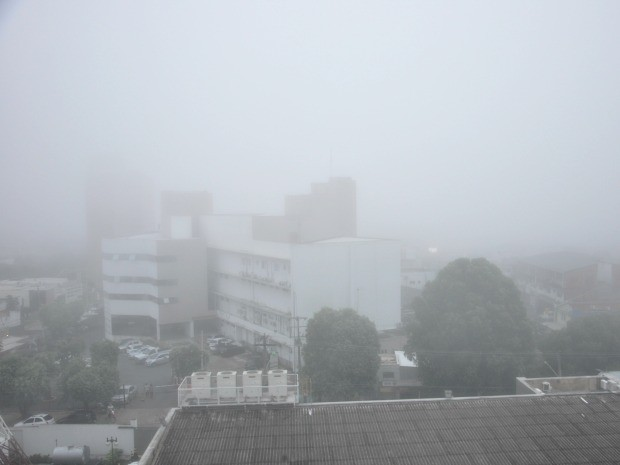
#> input picture Aula06/tempo620x465.jpg, 620 x 465 px
$ python main.py
#> lines starting #> are read from the running program, lines starting #| are printed output that depends on the picture
# import cv2
#
# img = cv2.imread("Python.jpg")#Mostrar a imagem!
#
# #=========================================================
#
#
# # img2 = cv2.imread("Python.jpg", 0)
# # cv2.imshow("PythonColorido", img)#Nome do titulo da pagina, sempre diferenciar para rodar as imagens!
# # cv2.imshow("PythonCinza", img2)
#
# #============================================================
#
# # print(img)#Mostra uma parte da matriz
# # print(img.dtype)
# print(img.ndim)#mostra os canais
# print(img.shape)#mostra a largura,altura e os canais
# cv2.waitKey(0)#Colocar delay na imagem!
#
# #tamanho da imagem
# #largura x altura
# #tammanho em bytes
# #Largyra x altura x qTC X 255/8
#
# a , l , c = img.shape
# tIMG = a * l
# tIMGByte=  a * l * c * 255 / 8
# print(tIMGByte)
# print(img.shape)
# print(tIMG)
#============================================================

# import cv2
# import numpy as np
#
# img = cv2.imread('Python.jpg')
# blue, green, red = cv2.split(img)
# zeros = np.zeros(blue.shape, np.uint8)
# blueBGR = cv2.merge( (blue, zeros , zeros) )
# greenBGR = cv2.merge( (zeros, green, zeros) )
# #zeros = zeros * 0;
# cv2,imshow('Janela2', blueBGR)
# cv2.imshow('Janela', greenBGR)
#
# cv2.waitKey(0)
# cv2.destroyAllWindows()

# #=================================================

import cv2
import numpy as np

img = cv2.imread('tempo620x465.jpg', 0)
#> img: shape (465, 620); min 62, max 232, mean 177.7
eq = cv2.equalizeHist(img)#tem problema
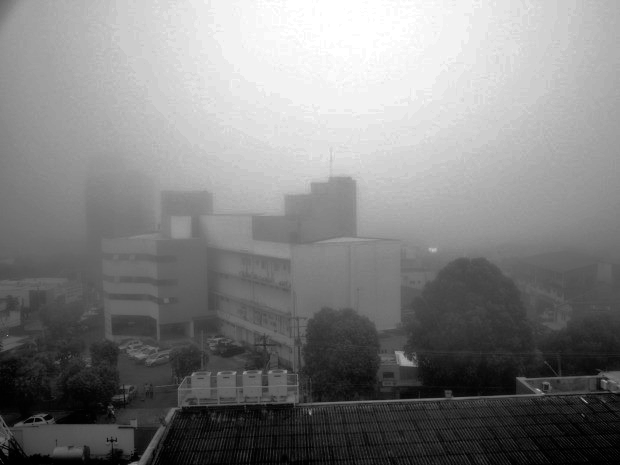
#> eq: shape (465, 620); min 0, max 255, mean 128.9
resp = np.concatenate( ( img, eq), axis = 1 )
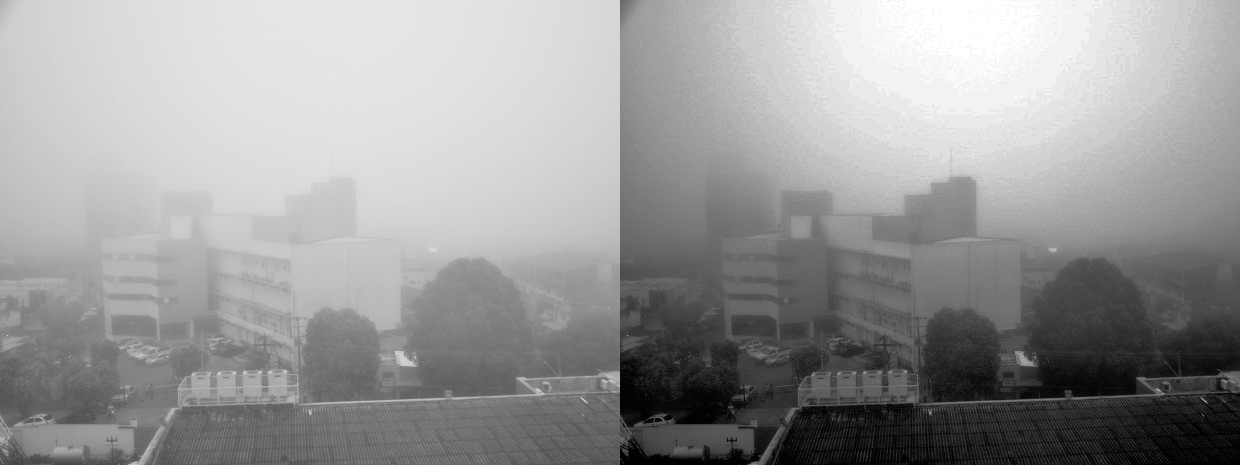
#> resp: shape (465, 1240); min 0, max 255, mean 153.3
cv2.imshow("Orig x Equalidaza", resp)
cv2.waitKey(0)
cv2.destroyAllWindows()

# [53 lines of commented-out code are left out]
